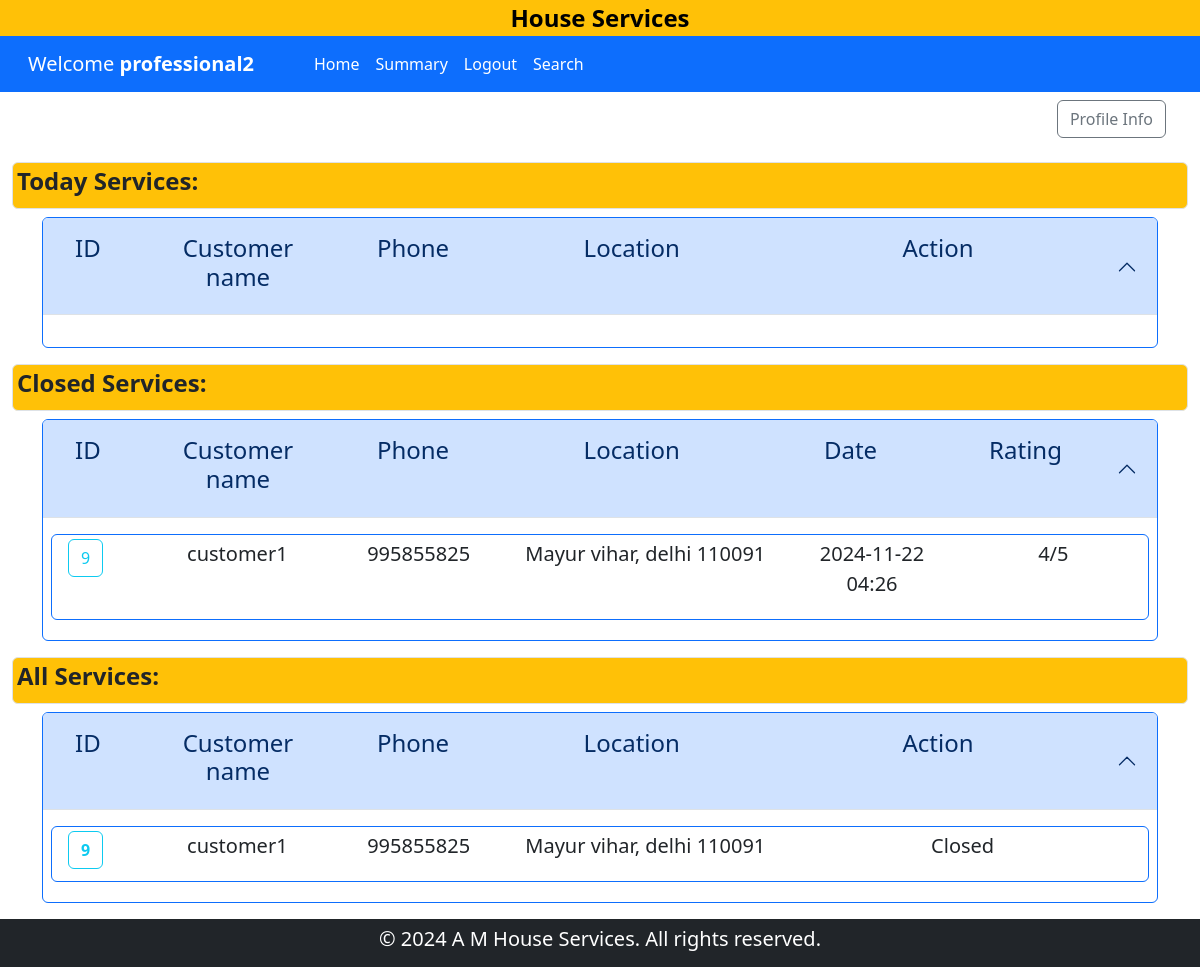
/professional_dashboard/2, run on an earlier commit of the app's database.
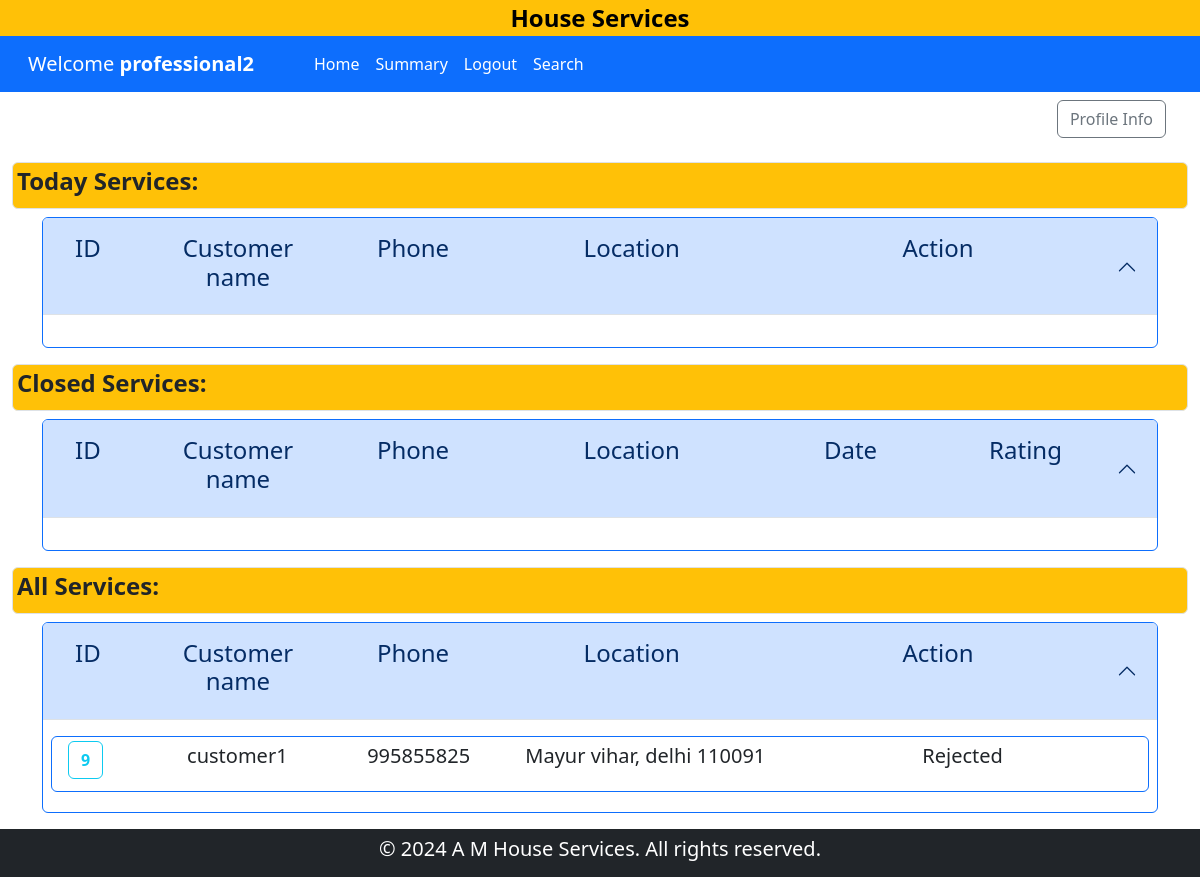
And on a later commit of the database.
### backened/modals.py (models this page shows)
class ServiceRequest(db.Model):
    __tablename__ = "service_request"
    id = db.Column(db.Integer, primary_key=True)
    service_id = db.Column(db.Integer, db.ForeignKey("service.id"), nullable=False)
    customer_id = db.Column(db.Integer, db.ForeignKey("customer.id"), nullable=False)
    professional_id = db.Column(db.Integer, db.ForeignKey("professional.id"), nullable=False)
    date_of_request = db.Column(db.DateTime, default=datetime.now,nullable=False)
    date_of_completion = db.Column(db.DateTime, nullable=True)
    service_status = db.Column(db.String(50), nullable=False, default="requested")
    remarks = db.Column(db.Text, nullable=True)
    reviews = db.relationship("Review", backref="service_request", lazy=True, cascade="all, delete-orphan")

class Customer(db.Model):
    __tablename__ = "customer"
    id = db.Column(db.Integer, primary_key=True)
    email = db.Column(db.String(120), unique=True, nullable=False)
    password = db.Column(db.String(120), nullable=False)
    name = db.Column(db.String(120), nullable=False)
    address = db.Column(db.String(200), nullable=False)
    pincode = db.Column(db.Integer, nullable=False)
    phone = db.Column(db.Integer, nullable=False)
    status = db.Column(db.String(30), default="accepted", nullable=False)
    service_requests = db.relationship("ServiceRequest", backref="customer", lazy=True, cascade="all, delete-orphan")
    reviews = db.relationship("Review", backref="customer", lazy=True, cascade="all, delete-orphan")

class Review(db.Model):
    __tablename__ = "review"
    id = db.Column(db.Integer, primary_key=True)
    service_request_id = db.Column(db.Integer, db.ForeignKey("service_request.id"), nullable=False)
    customer_id = db.Column(db.Integer, db.ForeignKey("customer.id"), nullable=False)
    rating = db.Column(db.Integer, nullable=False)
    comment = db.Column(db.Text, nullable=True)

### backened/controller.py (the view)
@app.route("/professional_dashboard/<id>")
def professionalDashboard(id):
    prof = Professional.query.filter_by(id=id).first()
    ser_req = ServiceRequest.query.filter_by(professional_id=prof.id).all()
    return render_template(
        "professional_dashboard.html", professional=prof, ser_req=ser_req
    )

### templates/professional_dashboard.html (shortened to what the changed rows need)
{% extends 'layout.html' %}
{% block content %}
{% if professional.status == 'Blocked' or professional.status == 'Rejected' %}
    <div class="container text-center h3 lead m-4">You have been Blocked or Rejected by Admin</div>
{% elif professional.status == 'pending' %}
    <div class="container text-center h3 lead m-4">You are under verification</div>
{% else %}
{% block professional %}
    <section id="main-data" class="container-fluid" >
        <div class="container">
            <div class="accordion" id="today-Services">
                <div class="accordion-item border border-primary">
                  <h2 class="accordion-header">
                    <button class="accordion-button" type="button"  data-bs-target="#today-service-collapse" aria-expanded="true" >
                      <div class="container row">
                        <h4 class="col-1">ID</h4>
                        <h4 class="col-2 text-center">Customer name</h4>
                        <h4 class="col-2 text-center">Phone</h4>
                        <h4 class="col-3 text-center">Location</h4>
                        <h4 class="col-4 text-center">Action</h4>
                      </div>
                    </button>
                  </h2>
                </div>
            </div>
        </div>
        <div class="container">
            <div class="accordion" id="closed-Services">
                <div class="accordion-item border border-primary">
                    <h2 class="accordion-header">
                    <button class="accordion-button" type="button"  data-bs-target="#closed-service-collapse" aria-expanded="true" >
                        <div class="container row">
                        <h4 class="col-1">ID</h4>
                        <h4 class="col-2 text-center">Customer name</h4>
                        <h4 class="col-2 text-center">Phone</h4>
                        <h4 class="col-3 text-center">Location</h4>
                        <h4 class="col-2 text-center">Date</h4>
                        <h4 class="col-2 text-center">Rating</h4>
                        </div>
                    </button>
                    </h2>
                    <div id="closed-service-collapse" class="accordion-collapse  show" data-bs-parent="#closed-Services">
                    <div class="accordion-body">
                        {% if not ser_req  %}
                        <div class="col">
                            <p class="lead">No Service request found</p>
                        </div>
                        {% else %}
                            {% for req in ser_req %}
                            {% if req.service_status == 'closed' %}
                                <div class="conatiner row border border-primary p-1 lead rounded mb-1">
                                    <div class="col-1">
                                        <a href="{{ url_for('service_request_detail',user = 'professional',uid=professional.id,rid=req.id) }}" class="btn btn-outline-info">{{ req.id }}</a>
                                    </div>
                                    <div class="col-2 text-center">
                                        <p >{{ req.customer.name }}</p>
                                    </div>
                                    <div class="col-2 text-center">
                                        <p >{{ req.customer.phone }}</p>
                                    </div>
                                    <div class="col-3 text-center">
                                        <p > {{ req.customer.address }} {{ req.customer.pincode }}</p>
                                    </div>
                                    <div class="col-2 text-center">
                                        <p > {{ req.date_of_completion.strftime('%Y-%m-%d %H:%M') }} </p>
                                    </div>
                                    {% for review in req.reviews %}
                                    <div class="col-2 text-center">
                                        <p > {{ review.rating }}/5 </p>
                                    </div>
                                    {% endfor %}
                                </div>
                                {% endif %}
                            {% endfor %}
                        {% endif %}
                    </div>
                    </div>
                </div>
            </div>
        </div>
        <div class="container">
            <div class="accordion" id="all-Services">
                <div class="accordion-item border border-primary mb-3">
                    <h2 class="accordion-header">
                    <button class="accordion-button" type="button" data-bs-toggle="collapse" data-bs-target="#all-service-collapse" aria-expanded="true" aria-controls="all-service-collapse">
                        <div class="container row">
                            <h4 class="col-1">ID</h4>
                            <h4 class="col-2 text-center">Customer name</h4>
                            <h4 class="col-2 text-center">Phone</h4>
                            <h4 class="col-3 text-center">Location</h4>
                            <h4 class="col-4 text-center">Action</h4>
                        </div>
                    </button>
                    </h2>
                    <div id="all-service-collapse" class="accordion-collapse collapse show" data-bs-parent="#all-Services">
                    <div class="accordion-body">
                        {% if ser_req | length == 0 %}
                        <div class="col">
                            <p class="lead">No Service found</p>
                        </div>
                        {% else %}
                            {% for req in ser_req %}
                            <div class="conatiner row border border-primary p-1 lead rounded mb-1">
                                <div class="col-1">
                                    <a href="{{ url_for('service_request_detail',user = 'professional',uid=professional.id,rid=req.id) }}"  class="fw-bold btn btn-outline-info">{{req.id}}</a>
                                </div>
                                <div class="col-2 text-center">
                                    <p >{{ req.customer.name }}</p>
                                </div>
                                <div class="col-2 text-center">
                                    <p >{{ req.customer.phone }}</p>
                                </div>
                                <div class="col-3 text-center">
                                    <p >{{ req.customer.address }} {{ req.customer.pincode }} </p>
                                </div>
                                <div class="col-4 text-center">
                                    {% if req.service_status == 'requested' %}
                                    <a href="{{ url_for('service_request_status', status = 'accept',request_id = req.id,user=professional.name) }}" class="btn btn-secondary">Accept</a>
                                    <a href="{{ url_for('service_request_status', status = 'reject',request_id = req.id,user=professional.name) }}" class="btn btn-outline-danger">Reject</a>
                                    {% else %}
                                        <p>{{ req.service_status|title}}</p>
                                    {% endif %}
                                </div>
                            </div>
                            {% endfor %}
                        {% endif %}
                    </div>
                    </div>
                </div>
            </div>
        </div>
    </section>
{% endblock professional %}
{% endif %}
{% endblock content %}

What changed in the data, as far as the page shows it:
no longer on one of the page's lists (row edited): ServiceRequest: id "9", customer.name "customer1", customer.phone "995855825", customer.address "Mayur vihar, delhi", customer.pincode "110091", date_of_completion "2024-11-22 04:26"
changed ServiceRequest "customer1": loses Review (rating "4"); service_status "Closed" → "Rejected"
